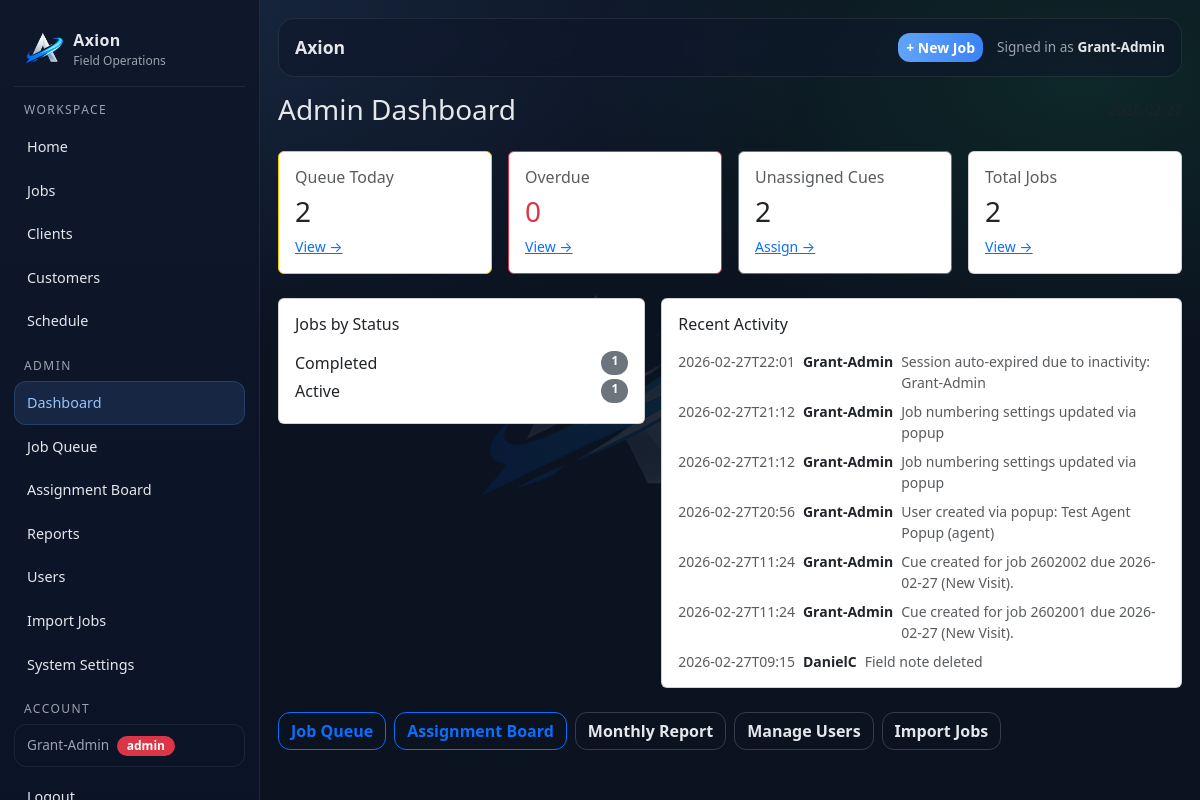
The app's page /admin (signed in), older data.
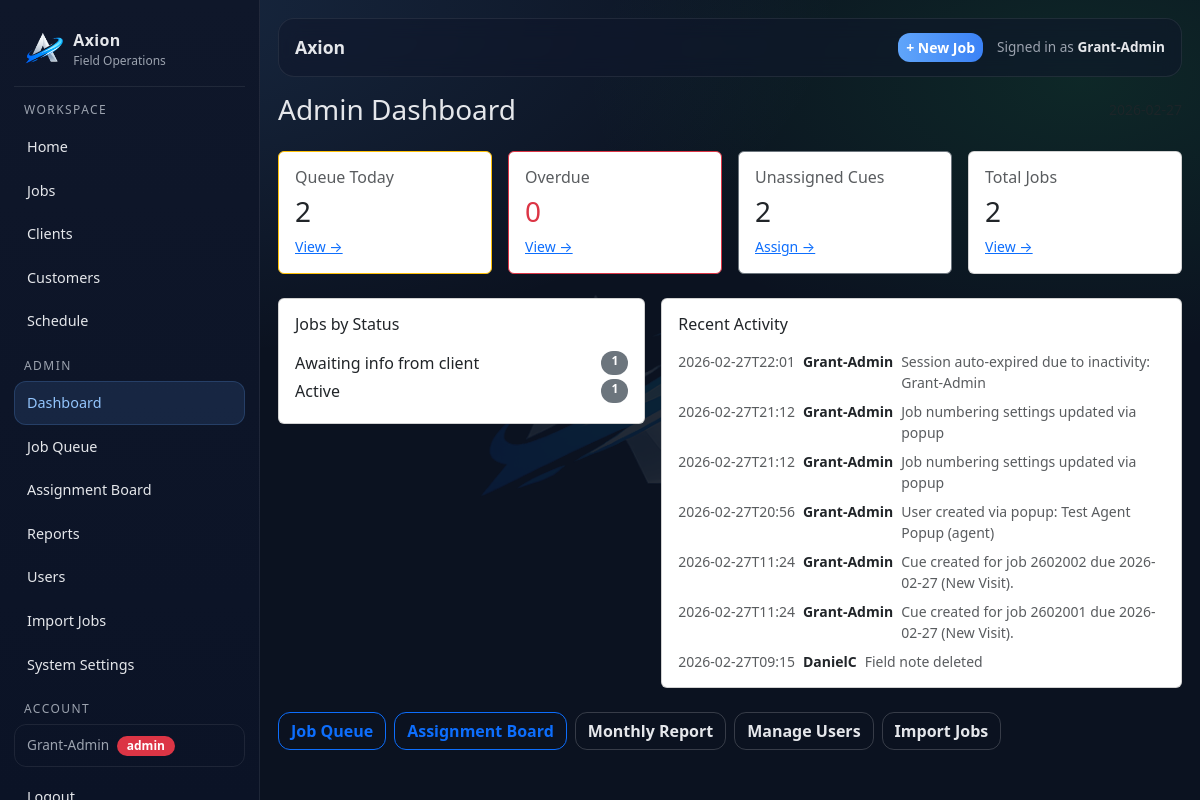
The same page, newer data.
### tables this page shows
CREATE TABLE jobs (
        id INTEGER PRIMARY KEY AUTOINCREMENT,

        internal_job_number TEXT NOT NULL,
        client_reference TEXT,
        display_ref TEXT NOT NULL,

        client_id INTEGER,
        customer_id INTEGER,
        assigned_user_id INTEGER,

        job_type TEXT NOT NULL,
        visit_type TEXT NOT NULL,
        status TEXT NOT NULL,
        priority TEXT NOT NULL,

        job_address TEXT,
        description TEXT,

        created_at TEXT NOT NULL,
        updated_at TEXT NOT NULL, lender_name TEXT, account_number TEXT, regulation_type TEXT, arrears_cents INTEGER, costs_cents INTEGER, mmp_cents INTEGER, job_due_date TEXT, bill_to_client_id INTEGER,

        FOREIGN KEY(client_id) REFERENCES clients(id),
        FOREIGN KEY(customer_id) REFERENCES customers(id),
        FOREIGN KEY(assigned_user_id) REFERENCES users(id)
    );

### app.py (the view)
@app.get("/admin")
@admin_required
def admin_dashboard():
    today = datetime.now().date().isoformat()
    conn = db()
    cur = conn.cursor()
    cur.execute("SELECT COUNT(*) c FROM cue_items WHERE due_date = ? AND status IN ('Pending','In Progress')", (today,))
    cues_today = cur.fetchone()["c"]
    cur.execute("SELECT COUNT(*) c FROM cue_items WHERE due_date < ? AND status IN ('Pending','In Progress')", (today,))
    cues_overdue = cur.fetchone()["c"]
    cur.execute("SELECT COUNT(*) c FROM cue_items WHERE assigned_user_id IS NULL AND status IN ('Pending','In Progress')")
    cues_unassigned = cur.fetchone()["c"]
    cur.execute("SELECT status, COUNT(*) c FROM jobs GROUP BY status ORDER BY c DESC")
    jobs_by_status = cur.fetchall()
    cur.execute("""
        SELECT a.*, u.full_name actor_name
        FROM audit_log a
        LEFT JOIN users u ON u.id = a.actor_user_id
        ORDER BY a.id DESC
        LIMIT 20
    """)
    recent = cur.fetchall()
    conn.close()
    return render_template("admin.html",
                           today=today,
                           cues_today=cues_today,
                           cues_overdue=cues_overdue,
                           cues_unassigned=cues_unassigned,
                           jobs_by_status=jobs_by_status,
                           recent=recent)

### app.py (called while the page is built)
def db():
    conn = sqlite3.connect(DB_PATH)
    conn.row_factory = sqlite3.Row
    return conn

def add_column_if_missing(cur, table, col, coltype):
    cur.execute(f"PRAGMA table_info({table})")
    cols = [r["name"] for r in cur.fetchall()]
    if col not in cols:
        cur.execute(f"ALTER TABLE {table} ADD COLUMN {col} {coltype}")

@app.context_processor
def inject_globals():
    return {"GOOGLE_MAPS_API_KEY": os.environ.get("GOOGLE_MAPS_API_KEY", "")}

@app.before_request
def _ensure_db():
    init_db()

def admin_required(f):
    @wraps(f)
    def wrapper(*args, **kwargs):
        if not session.get("user_id"):
            return redirect(url_for("login"))
        if session.get("role") != "admin":
            flash("Admin access required.", "danger")
            return redirect(url_for("index"))
        return f(*args, **kwargs)
    return wrapper

### templates/admin.html
{% extends "layout.html" %}
{% block content %}
<div class="d-flex justify-content-between align-items-center mb-4">
  <h3 class="m-0">Admin Dashboard</h3>
  <span class="text-muted small">{{ today }}</span>
</div>
<div class="row g-3 mb-4">
  <div class="col-6 col-lg-3">
    <div class="card p-3 border-warning">
      <div class="h6 text-muted">Queue Today</div>
      <div class="h3">{{ cues_today }}</div>
      <a class="small" href="/queue?date={{ today }}">View →</a>
    </div>
  </div>
  <div class="col-6 col-lg-3">
    <div class="card p-3 border-danger">
      <div class="h6 text-muted">Overdue</div>
      <div class="h3 text-danger">{{ cues_overdue }}</div>
      <a class="small" href="/queue">View →</a>
    </div>
  </div>
  <div class="col-6 col-lg-3">
    <div class="card p-3 border-secondary">
      <div class="h6 text-muted">Unassigned Cues</div>
      <div class="h3">{{ cues_unassigned }}</div>
      <a class="small" href="/assign">Assign →</a>
    </div>
  </div>
  <div class="col-6 col-lg-3">
    <div class="card p-3">
      <div class="h6 text-muted">Total Jobs</div>
      <div class="h3">{{ jobs_by_status | sum(attribute='c') }}</div>
      <a class="small" href="/jobs">View →</a>
    </div>
  </div>
</div>
<div class="row g-3">
  <div class="col-12 col-lg-5">
    <div class="card p-3">
      <div class="h6 mb-3">Jobs by Status</div>
      {% for row in jobs_by_status %}
        <div class="d-flex justify-content-between mb-1">
          <span>{{ row.status }}</span>
          <span class="badge bg-secondary">{{ row.c }}</span>
        </div>
      {% else %}
        <div class="text-muted small">No jobs yet.</div>
      {% endfor %}
    </div>
  </div>
  <div class="col-12 col-lg-7">
    <div class="card p-3">
      <div class="h6 mb-3">Recent Activity</div>
      <div style="max-height:320px;overflow-y:auto">
        {% for r in recent %}
          <div class="d-flex gap-2 mb-2 small">
            <span class="text-muted text-nowrap">{{ r.created_at[:16] }}</span>
            <span class="fw-semibold text-nowrap">{{ r.actor_name or "System" }}</span>
            <span class="text-muted">{{ r.message }}</span>
          </div>
        {% else %}
          <div class="text-muted small">No activity yet.</div>
        {% endfor %}
      </div>
    </div>
  </div>
</div>
<div class="mt-4 d-flex gap-2 flex-wrap">
  <a class="btn btn-outline-primary" href="/queue?date={{ today }}">Job Queue</a>
  <a class="btn btn-outline-primary" href="/assign?date={{ today }}">Assignment Board</a>
  <a class="btn btn-outline-secondary" href="/reports/monthly">Monthly Report</a>
  <a class="btn btn-outline-secondary" href="/users">Manage Users</a>
  <a class="btn btn-outline-secondary" href="/import/jobs">Import Jobs</a>
</div>
{% endblock %}

Row changes from the older to the newer data that the page shows:
changed jobs: status "Completed" → "Awaiting info from client"
